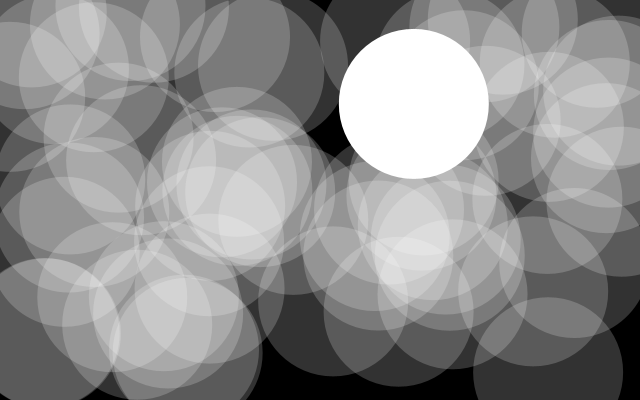
Frame 1 (no input)
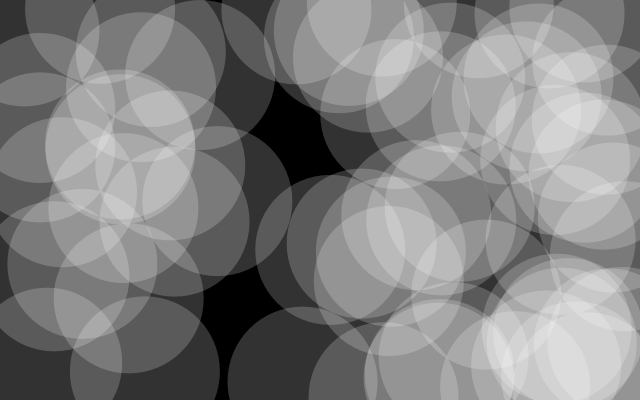
Frame 60 (the mouse pressed at the canvas centre just before this capture)
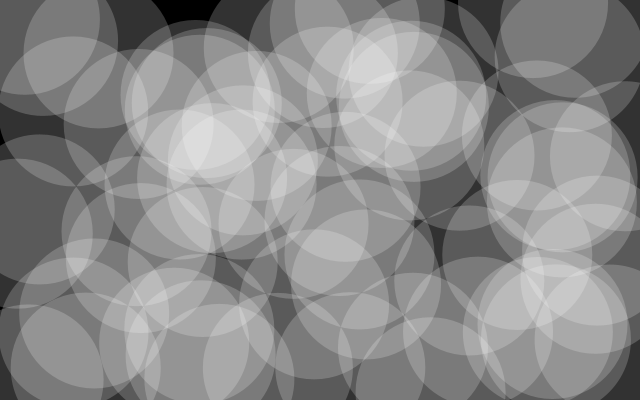
Frame 120 (the mouse held since frame 60 and released just before this capture)

The Processing sketch that drew these frames (run headless with seeded random() and noise(); from frame 60 on, the mouse is pressed at the canvas centre):

// Processing sketch: processing_62320
// ── processing_62320.pde

// E7 Loops und Gegensatzpaare
//laut

void setup() {
  size ( 640, 400);
  smooth();
    
}
void draw() {
  background(0);
  noCursor();
  noStroke();
  
 for (int i = 0; i < width; i= i + 10){
  ellipse (random(width), random(height), random(150,80), random(150,80));
 
 fill (255,50);

    }
  }
